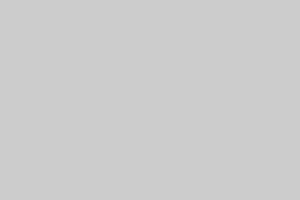
Frame 1 (no input)
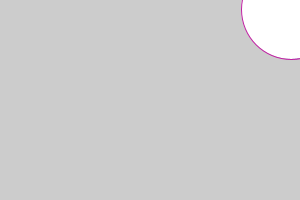
Frame 60 (the mouse pressed at the canvas centre just before this capture)
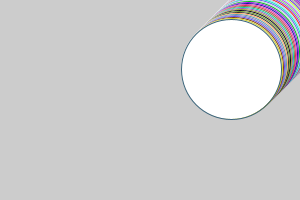
Frame 120 (the mouse held since frame 60 and released just before this capture)

The Processing sketch that drew these frames (run headless with seeded random() and noise(); from frame 60 on, the mouse is pressed at the canvas centre):

// Processing sketch: dahlia_vakert_regnbagnbol
// ── dahlia_vakert_regnbagnbol.pde
float x = 350;
float y = -50;
void setup()
{
size(300, 200);
}
void draw()

{
 stroke(random(255), random(255), random(255));
 ellipse(x,y,100,100);
 x = x - 1;
 y = y + 1;
 if  (x < -50)
 {
   x = 350;
 }
if (y > 250)
{
  y = -50;
}
}
   
